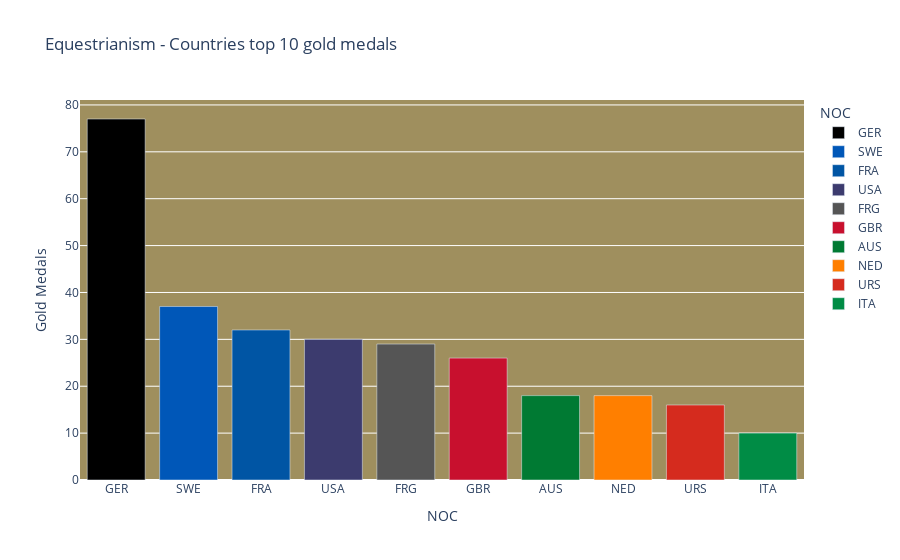

The notebook cell this image was saved under:
### Markdown cell above
# Equestrianism

### Code cell
#sort on sports to find how equestrian sports is defined in the column-name
merged_sport = merged["Sport"].unique()
sport_equestrianism = merged[merged["Sport"] == "Equestrianism"]                       #sort out equestrianism
sport_equestrianism_medals = sport_equestrianism[sport_equestrianism["Medal"].notna()]

noc_region = merged[["NOC", "region"]].drop_duplicates().reset_index()

#Gold
sport_equestrianism_gold = sport_equestrianism[sport_equestrianism["Medal"] == "Gold"]

df_equestrian_gold = sport_equestrianism_gold["NOC"].value_counts().reset_index()    
df_equestrian_gold = df_equestrian_gold.rename(columns={"count": "Gold"})   

df_equestrian_noc_region_gold = df_equestrian_gold.merge(noc_region, on="NOC", how="left")

gold_equestrianism_top10 = df_equestrian_noc_region_gold.sort_values(by="Gold", ascending=False).head(10)  # top 10 med störst först.

country_colors = {
    "GER": "#000000",   
    "SWE": "#0057B8",   
    "FRA": "#0055A4",   
    "USA": "#3C3B6E",   
    "FRG": "#555555",  
    "GBR": "#C8102E",   
    "AUS": "#007A33",   
    "NED": "#FF7F00",  
    "URS": "#D52B1E",   
    "ITA": "#008C45"    
}

fig = px.bar(gold_equestrianism_top10,
            x="NOC",
            y="Gold", 
            title='Equestrianism - Countries top 10 gold medals',
            labels={'Gold':'Gold Medals'},
            color='NOC',                                                         # change från region to NOC
            color_discrete_map=country_colors,                                      # country colors 
            category_orders={"NOC": gold_equestrianism_top10["NOC"].tolist()}    #Does not follow the order from ascending=False
            )                                                                    #asked chatGPT for help
fig.update_layout(
    plot_bgcolor="#9F8F5E",     # backgruond
    paper_bgcolor="white"         #Frame
)


fig.show()
gold_equestrianism_top10["NOC"].tolist()

### Figure 1 — Plotly figure (JSON) as saved in the notebook; plotly's stock layout.template omitted (floating-point values rounded to 4 significant figures)
{"data": [{"hovertemplate": "NOC=%{x}<br>Gold Medals=%{y}<extra></extra>", "legendgroup": "GER", "marker": {"color": "#000000", "pattern": {"shape": ""}}, "name": "GER", "orientation": "v", "showlegend": true, "textposition": "auto", "type": "bar", "x": ["GER"], "xaxis": "x", "y": [77], "yaxis": "y"}, {"hovertemplate": "NOC=%{x}<br>Gold Medals=%{y}<extra></extra>", "legendgroup": "SWE", "marker": {"color": "#0057B8", "pattern": {"shape": ""}}, "name": "SWE", "orientation": "v", "showlegend": true, "textposition": "auto", "type": "bar", "x": ["SWE"], "xaxis": "x", "y": [37], "yaxis": "y"}, {"hovertemplate": "NOC=%{x}<br>Gold Medals=%{y}<extra></extra>", "legendgroup": "FRA", "marker": {"color": "#0055A4", "pattern": {"shape": ""}}, "name": "FRA", "orientation": "v", "showlegend": true, "textposition": "auto", "type": "bar", "x": ["FRA"], "xaxis": "x", "y": [32], "yaxis": "y"}, {"hovertemplate": "NOC=%{x}<br>Gold Medals=%{y}<extra></extra>", "legendgroup": "USA", "marker": {"color": "#3C3B6E", "pattern": {"shape": ""}}, "name": "USA", "orientation": "v", "showlegend": true, "textposition": "auto", "type": "bar", "x": ["USA"], "xaxis": "x", "y": [30], "yaxis": "y"}, {"hovertemplate": "NOC=%{x}<br>Gold Medals=%{y}<extra></extra>", "legendgroup": "FRG", "marker": {"color": "#555555", "pattern": {"shape": ""}}, "name": "FRG", "orientation": "v", "showlegend": true, "textposition": "auto", "type": "bar", "x": ["FRG"], "xaxis": "x", "y": [29], "yaxis": "y"}, {"hovertemplate": "NOC=%{x}<br>Gold Medals=%{y}<extra></extra>", "legendgroup": "GBR", "marker": {"color": "#C8102E", "pattern": {"shape": ""}}, "name": "GBR", "orientation": "v", "showlegend": true, "textposition": "auto", "type": "bar", "x": ["GBR"], "xaxis": "x", "y": [26], "yaxis": "y"}, {"hovertemplate": "NOC=%{x}<br>Gold Medals=%{y}<extra></extra>", "legendgroup": "AUS", "marker": {"color": "#007A33", "pattern": {"shape": ""}}, "name": "AUS", "orientation": "v", "showlegend": true, "textposition": "auto", "type": "bar", "x": ["AUS"], "xaxis": "x", "y": [18], "yaxis": "y"}, {"hovertemplate": "NOC=%{x}<br>Gold Medals=%{y}<extra></extra>", "legendgroup": "NED", "marker": {"color": "#FF7F00", "pattern": {"shape": ""}}, "name": "NED", "orientation": "v", "showlegend": true, "textposition": "auto", "type": "bar", "x": ["NED"], "xaxis": "x", "y": [18], "yaxis": "y"}, {"hovertemplate": "NOC=%{x}<br>Gold Medals=%{y}<extra></extra>", "legendgroup": "URS", "marker": {"color": "#D52B1E", "pattern": {"shape": ""}}, "name": "URS", "orientation": "v", "showlegend": true, "textposition": "auto", "type": "bar", "x": ["URS"], "xaxis": "x", "y": [16], "yaxis": "y"}, {"hovertemplate": "NOC=%{x}<br>Gold Medals=%{y}<extra></extra>", "legendgroup": "ITA", "marker": {"color": "#008C45", "pattern": {"shape": ""}}, "name": "ITA", "orientation": "v", "showlegend": true, "textposition": "auto", "type": "bar", "x": ["ITA"], "xaxis": "x", "y": [10], "yaxis": "y"}], "layout": {"barmode": "relative", "legend": {"title": {"text": "NOC"}, "tracegroupgap": 0}, "paper_bgcolor": "white", "plot_bgcolor": "#9F8F5E", "title": {"text": "Equestrianism - Countries top 10 gold medals"}, "xaxis": {"anchor": "y", "categoryarray": ["GER", "SWE", "FRA", "USA", "FRG", "GBR", "AUS", "NED", "URS", "ITA"], "categoryorder": "array", "domain": [0, 1], "title": {"text": "NOC"}}, "yaxis": {"anchor": "x", "domain": [0, 1], "title": {"text": "Gold Medals"}}}}
